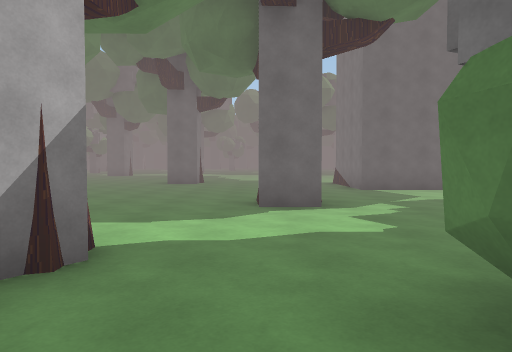
[1] (above)

22 first-person views from a walk through a Unity game level. The camera is 1.4 m above the floor, tilts 2° down and sees 70° across. The floor is counted in squares, 2 m on a side. Each view is taken from the middle of a square. On the plan, view 1 faces up. The plan holds only what a view shows up to about 11 squares ahead; the rest is blank. The place goes on beyond the plan. The player character is not drawn. Some surface patterns are stand-ins.

[2]
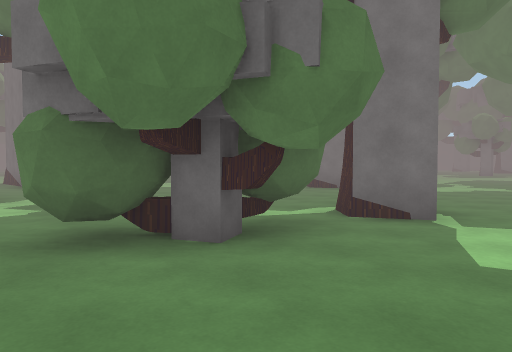

[3]
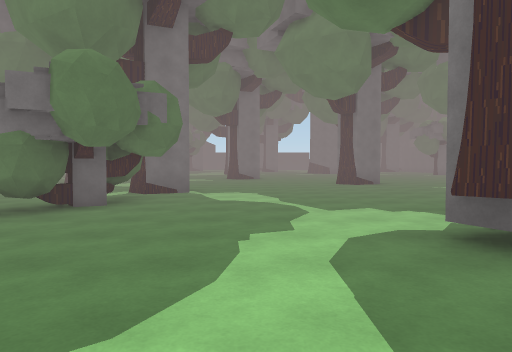

[4]
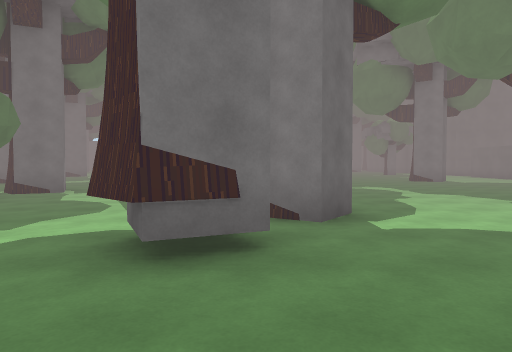

[5]
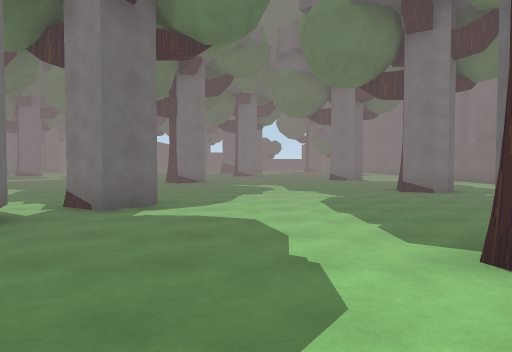

[6]
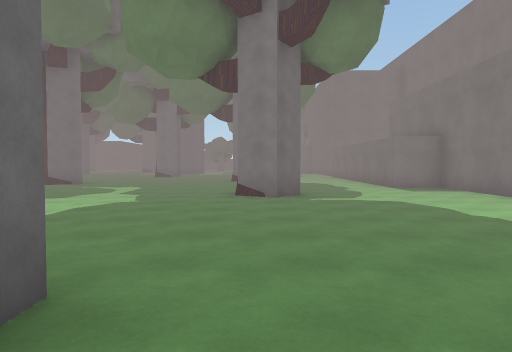

[7]
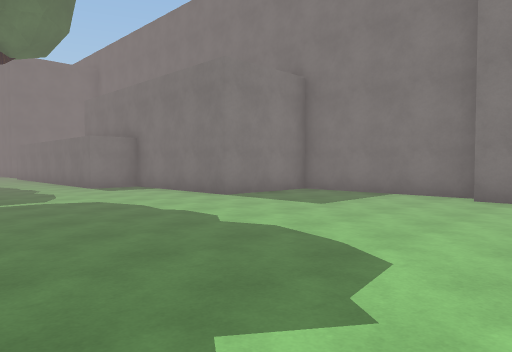

[8]
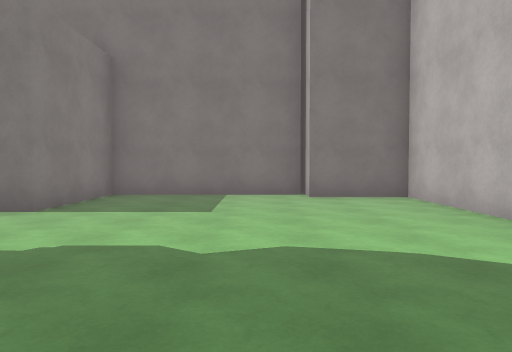

[9]
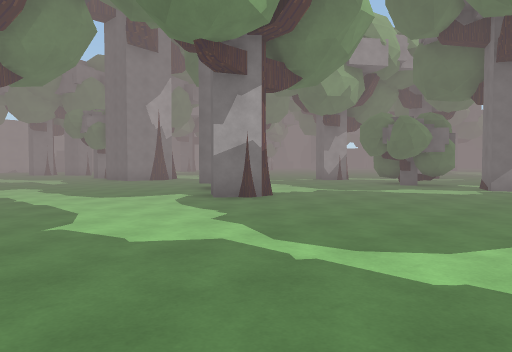

[10]
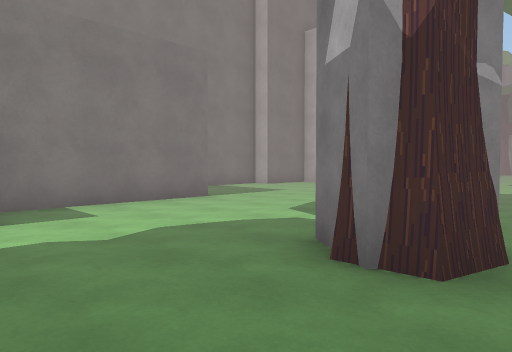

[11]
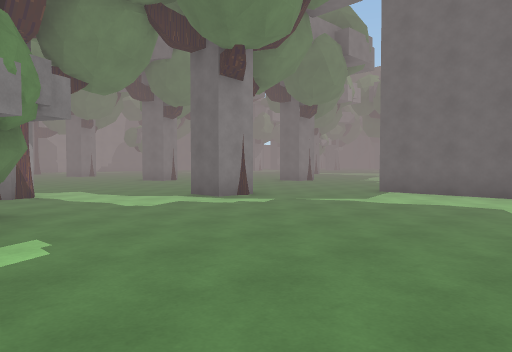

[12]
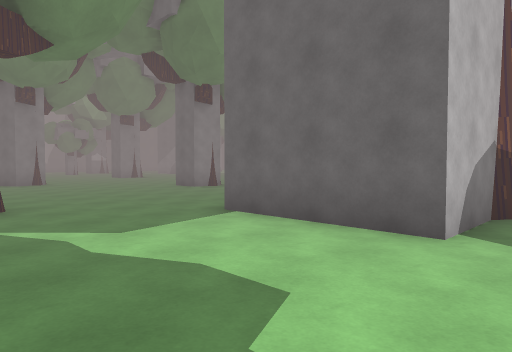

[13]
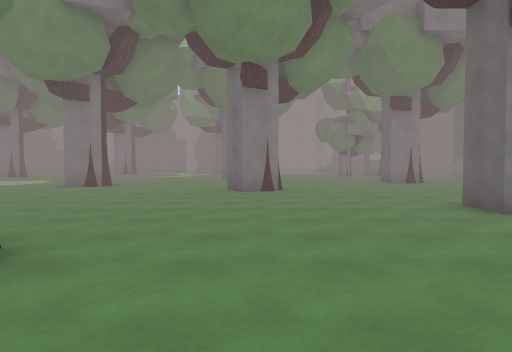

[14]
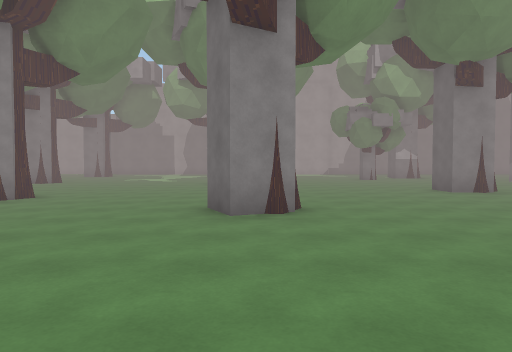

[15]
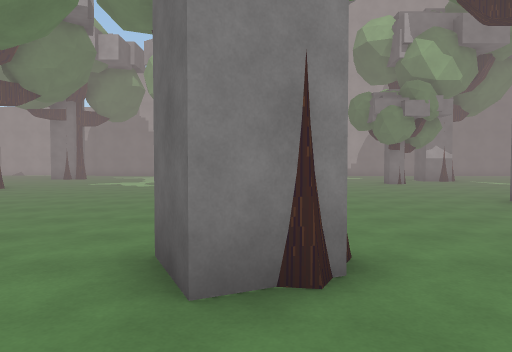

[16]
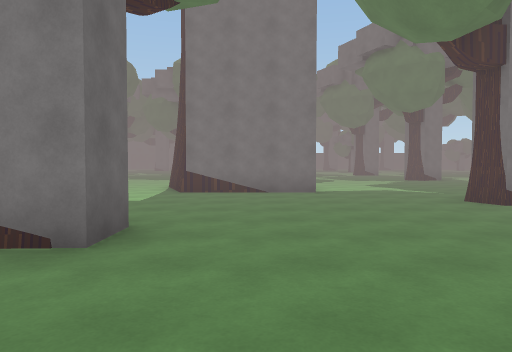

[17]
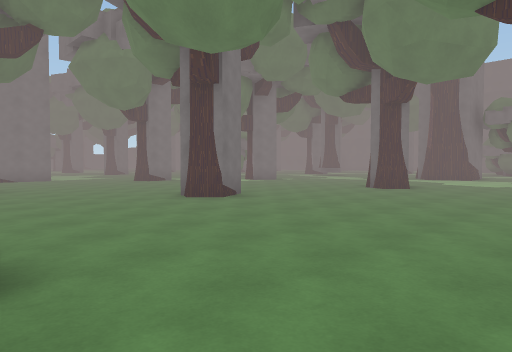

[18]
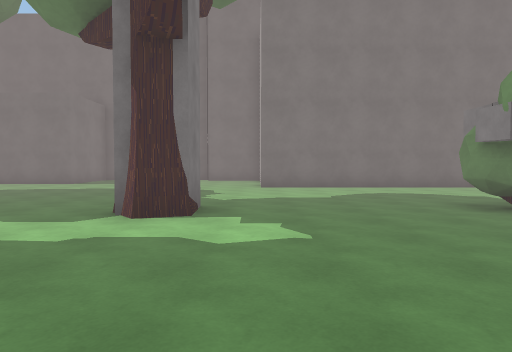

[19]
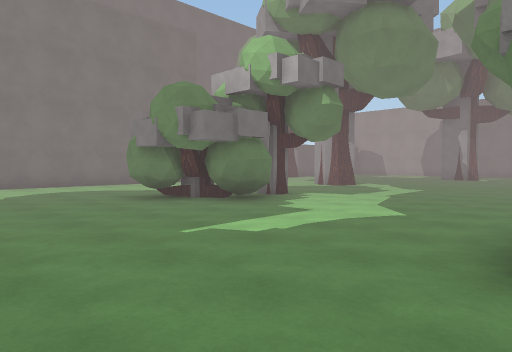

[20]
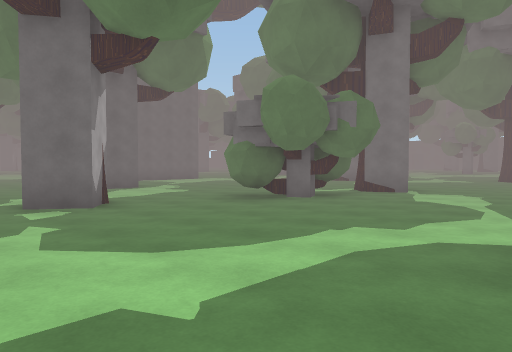

[21]
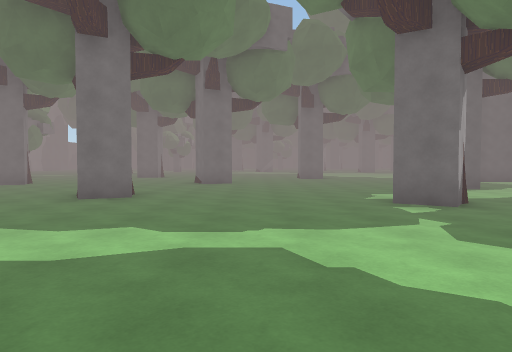

[22]
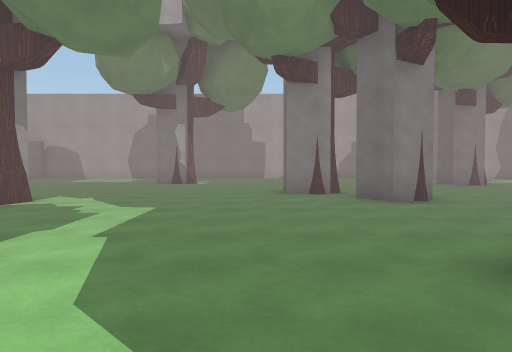

### Floor plan
Points are (right, up) in squares from view 1. A wall is a line through its corners. A room is listed if a view was taken in it or the views show most of it. See-through windows are left out.
Room 1 (views 1, 2, 3, 4, 5, 6, 7, 8, 9, 10, 11, 12, 13, 14, 15, 16, 17, 18, 19, 20, 21, 22)
walls: (-1.4, 2.4) (-1.8, 1.8) (-2.6, 2.4); (-0.1, -4.7) (-1.1, -5.1) (-1.4, -4.4); (0.5, -5.6) (0.9, -4.9); (-10.2, -15.6) (-4.1, -15.6); (-4.2, -16.4) (-4.2, -19.5) (-2.1, -19.5); (-2.1, -20.1) (2.2, -20.1) (2.2, -17.2) (6.3, -17.2) (6.3, -15.9) (7.5, -15.9); (6.1, 11.6) (5.9, 11.3) (5.9, 9.6) (2.8, 9.6) (2.8, 12.8) (4.9, 13.5)
ways out: opening at (6, 13)
objects: tree (-21, -9) to (-21, -8); tree (-20, 1); tree (-17, -5) to (-17, -4); tree (-15, -11); tree (-15, -3); tree (-14, 1); tree (-13, 8); tree (-10, -10) to (-9, -10); tree (-10, -4); tree (-10, 14); tree (-9, -11) to (-8, -9); tree (-8, 4); tree (-7, 9) to (-6, 9); tree (-3, -11) to (-2, -10); tree (-3, 13) to (-2, 13); tree (-2, 3); tree (-1, -4); tree (0, 6) to (1, 7); tree (1, -6); tree (1, 0) to (3, 2); tree (4, -12); tree (5, 0)

Where each view was taken, in squares from view 1:
view 1: 0 up, 0 right, facing up
view 2: 2 down, 0 right, facing up-right
view 3: 2 down, 4 left, facing right
view 4: 5 down, 4 left, facing right
view 5: 8 down, 5 left, facing right
view 6: 12 down, 4 left, facing right
view 7: 12 down, 4 left, facing down-right
view 8: 12 down, 1 left, facing down
view 9: 11 down, 7 right, facing up-left
view 10: 11 down, 7 right, facing down-left
view 11: 1 up, 7 right, facing up-left
view 12: 6 up, 7 right, facing up-left
view 13: 9 up, 3 right, facing left
view 14: 9 up, 1 left, facing left
view 15: 9 up, 4 left, facing left
view 16: 11 up, 6 left, facing right
view 17: 14 up, 13 left, facing down-right
view 18: 5 down, 4 left, facing down
view 19: 4 down, 4 left, facing down-left
view 20: 4 down, 4 left, facing up-right
view 21: 4 down, 5 left, facing up
view 22: 6 down, 8 left, facing left
